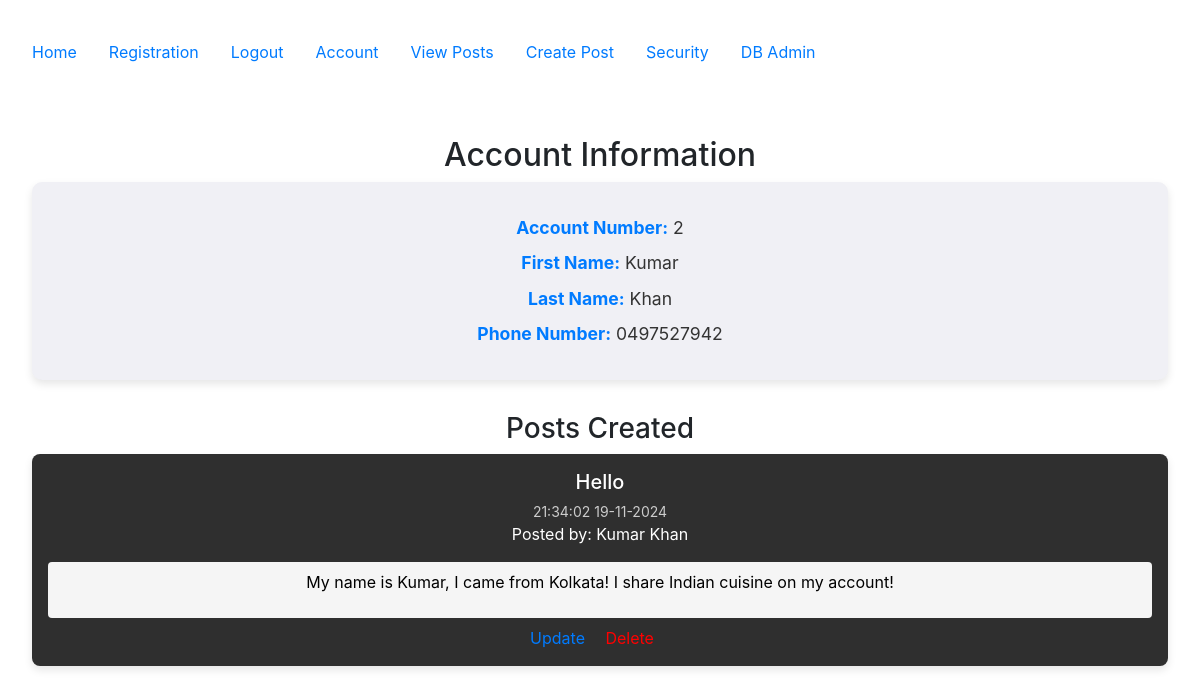
Page /accounts/account (signed in) on the committed database.
### config.py (models this page shows, shortened)
class User(db.Model, UserMixin):
    __tablename__ = 'users'
    id = db.Column(db.Integer, primary_key=True)
    email = db.Column(db.String(100), nullable=False, unique=True)
    password = db.Column(db.String(100), nullable=False)
    firstname = db.Column(db.String(100), nullable=False)
    lastname = db.Column(db.String(100), nullable=False)
    phone = db.Column(db.String(100), nullable=False)
    mfa_key = db.Column(db.String(32), nullable=False, default='')  # Store MFA key
    mfa_enabled = db.Column(db.Boolean, nullable=False, default=False)  # Track if MFA is enabled
    role = db.Column(db.String(50), nullable=False, default='end_user')
    posts = db.relationship("Post", order_by=Post.id, back_populates="user")

class Post(db.Model):
   __tablename__ = 'posts'
   id = db.Column(db.Integer, primary_key=True)
   userid = db.Column(db.Integer, db.ForeignKey('users.id'))
   created = db.Column(db.DateTime, nullable=False, default=datetime.utcnow)
   title = db.Column(db.Text, nullable=False)
   body = db.Column(db.Text, nullable=False)
   user = db.relationship("User", back_populates="posts")

### accounts/views.py (the view)
@accounts_bp.route('/account')
@login_required
def account():
    user = current_user  # Get the logged-in user
    user_posts = Post.query.filter_by(userid=user.id).all()  # Adjust column name to 'userid'
    return render_template('accounts/account.html', user=user, posts=user_posts)

### accounts/views.py (called while the page is built, shortened)
@accounts_bp.before_request
def restrict_access():
    if current_user.is_authenticated:
        restricted_routes_authenticated = ['accounts.registration', 'accounts.login']
        if request.endpoint in restricted_routes_authenticated:
            flash("You are already logged in.", "danger")
            return redirect(url_for('posts.posts'))

### app.py (called while the page is built, shortened)
@login_manager.user_loader
def load_user(user_id):
    return User.query.get(int(user_id))

@app.before_request
def restrict_access():
    if current_user.is_authenticated:
        restricted_routes_authenticated = ['accounts.registration', 'accounts.login']
        if request.endpoint in restricted_routes_authenticated:
            flash("You are already logged in.", "danger")
            return redirect(url_for('posts.posts'))

### templates/accounts/account.html (shortened to what this page needs)
{% extends "base.html" %}
{% block content %}
<h2>Account Information</h2>
{% if user.is_authenticated %}
    <div class="account-info">
        <p><strong>Account Number:</strong> {{ user.id }}</p>
        <p><strong>First Name:</strong> {{ user.firstname }}</p>
        <p><strong>Last Name:</strong> {{ user.lastname }}</p>
        <p><strong>Phone Number:</strong> {{ user.phone }}</p>
    </div>
    <h3>Posts Created</h3>
    <div class="post-container">
        {% for post in posts %}
            <div class="post-card">
                <h4>{{ post.title }}</h4>
                <small>{{ post.created.strftime('%H:%M:%S %d-%m-%Y') }}</small>
                <p>Posted by: {{ user.firstname }} {{ user.lastname }}</p>
                <div class="post-body">
                    <p>{{ post.body }}</p>
                </div>
                <div class="post-actions">
                    <a href="{{ url_for('posts.update', id=post.id) }}">Update</a>
                    <a href="{{ url_for('posts.delete', id=post.id) }}" style="color: red;">Delete</a>
                </div>
            </div>
        {% endfor %}
    </div>
{% else %}
    <p>You must be logged in to view account details.</p>
{% endif %}
{% endblock %}

### templates/accounts/account.html (style rules this page uses)
.account-info { background-color: #f0f0f5; color: #333; padding: 1.5em; border-radius: 10px; box-shadow: 0 4px 8px rgba(0, 0, 0, 0.1); margin-bottom: 2em; }
.account-info p { font-size: 1.1em; margin: 0.5em 0; }
.account-info strong { color: #007bff; }
.post-container { display: flex; flex-direction: column; gap: 1em; }
.post-card { background-color: #2f2f2f; color: white; padding: 1em; border-radius: 8px; box-shadow: 0 4px 8px rgba(0, 0, 0, 0.1); }
.post-card h4 { margin: 0; font-size: 1.25em; }
.post-card small { display: block; margin-top: 0.5em; color: #ccc; }
.post-body { background-color: #f5f5f5; color: black; padding: 0.5em; border-radius: 4px; margin-top: 0.5em; }
.post-actions { margin-top: 0.5em; }
.post-actions a { color: #007bff; text-decoration: none; margin-right: 1em; }

### rows in the picture
User: id "2", firstname "Kumar", lastname "Khan", phone "0497527942"
Post: title "Hello", created "21:34:02 19-11-2024", body "My name is Kumar, I came from Kolkata! I share Indian cuisine on my account!"
